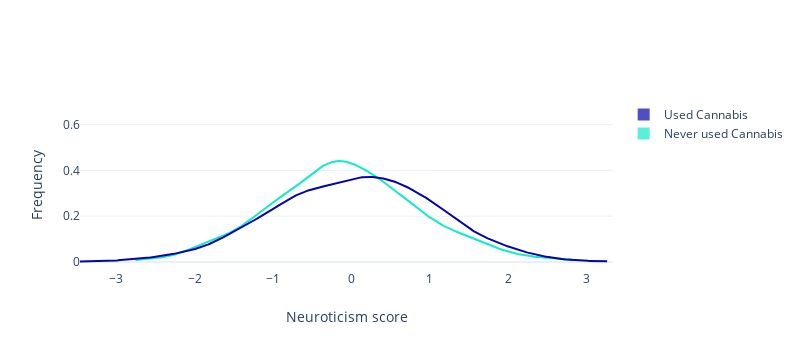
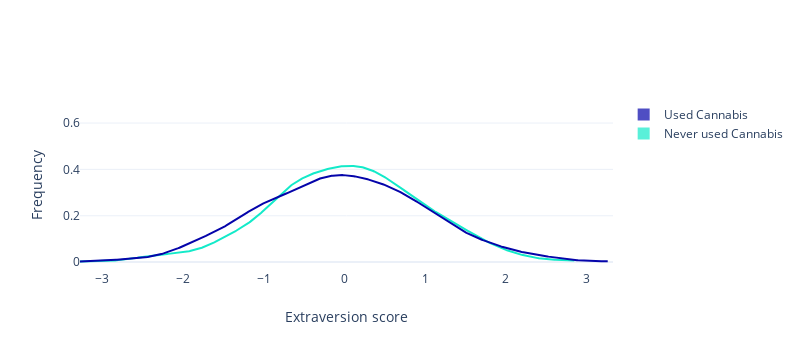
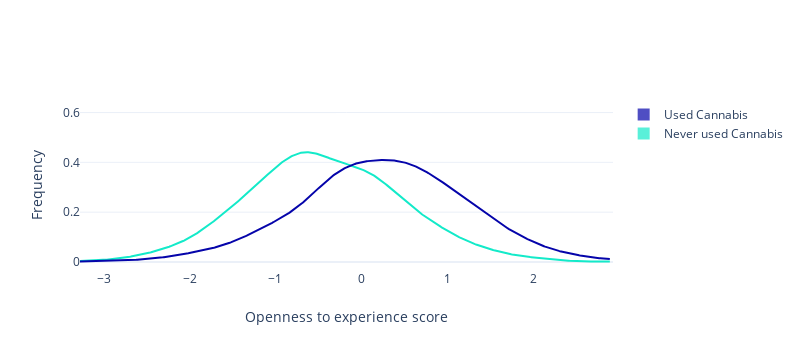
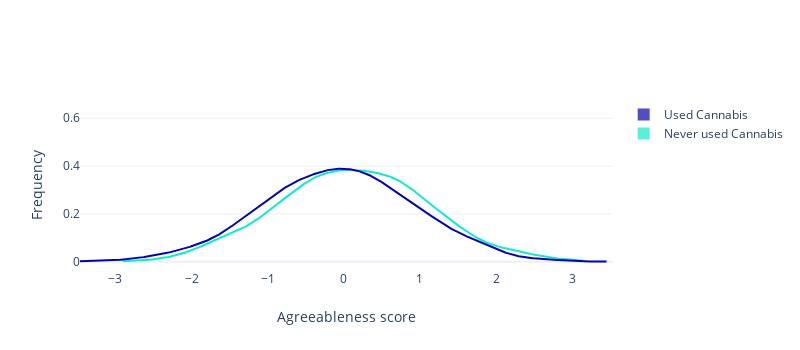

These figures' notebook cell, in order:
### Markdown cell above
It's interesting that all of the most important features are the personality measures and not the demographic measures. I think it's interesting that this connects these abstract measures to a concrete behavior.

### Code cell
import plotly.figure_factory as ff
from plotly.subplots import make_subplots


scores = [['Nscore', 'Neuroticism score'],
              ['Escore', 'Extraversion score'],
              ['Oscore', 'Openness to experience score'],
              ['Ascore','Agreeableness score'],
              ['Cscore','Conscientiousness score'],
              ['ImpulsiveScore', 'Impulsivity score'],
              ['SS', 'Sensation seeking score']]

colors = ['#13eac9', '#0504aa']


for score in scores:
    df_long = df[['ID', 'Cannabis', score[0]]].pivot(columns='Cannabis', values=score[0])
    df_long = df_long[[0,1]].rename(columns={0:'Never used Cannabis', 1:'Used Cannabis'})
    fig = ff.create_distplot([df_long[c].dropna() for c in df_long.columns], 
                             df_long.columns.astype('str'), 
                             bin_size=.2,
                             show_rug=False,
                             colors=colors)   
    fig.update_layout(template="plotly_white", width=800, height =350)
    fig.update_traces(marker={"opacity": 0})
    fig.update_xaxes(title_text = score[1])
    fig.update_yaxes(title_text = 'Frequency')

    fig.show()

### Figure 1 — Plotly figure (JSON) as saved in the notebook; plotly's stock layout.template omitted (floating-point values rounded to 4 significant figures; data arrays with more than 128 entries replaced by an {"elided": "..."} marker saying what was removed)
{"data": [{"autobinx": false, "histnorm": "probability density", "legendgroup": "Never used Cannabis", "marker": {"color": "#13eac9", "opacity": 0}, "name": "Never used Cannabis", "opacity": 0.7, "type": "histogram", "x": {"elided": "679 float values"}, "xaxis": "x", "xbins": {"end": 2.822, "size": 0.2, "start": -2.757}, "yaxis": "y"}, {"autobinx": false, "histnorm": "probability density", "legendgroup": "Used Cannabis", "marker": {"color": "#0504aa", "opacity": 0}, "name": "Used Cannabis", "opacity": 0.7, "type": "histogram", "x": {"elided": "1201 float values"}, "xaxis": "x", "xbins": {"end": 3.274, "size": 0.2, "start": -3.464}, "yaxis": "y"}, {"legendgroup": "Never used Cannabis", "marker": {"color": "#13eac9", "opacity": 0}, "mode": "lines", "name": "Never used Cannabis", "showlegend": false, "type": "scatter", "x": {"elided": "500 float values"}, "xaxis": "x", "y": {"elided": "500 float values"}, "yaxis": "y"}, {"legendgroup": "Used Cannabis", "marker": {"color": "#0504aa", "opacity": 0}, "mode": "lines", "name": "Used Cannabis", "showlegend": false, "type": "scatter", "x": {"elided": "500 float values"}, "xaxis": "x", "y": {"elided": "500 float values"}, "yaxis": "y"}], "layout": {"barmode": "overlay", "height": 350, "hovermode": "closest", "legend": {"traceorder": "reversed"}, "width": 800, "xaxis": {"anchor": "y2", "domain": [0, 1], "title": {"text": "Neuroticism score"}, "zeroline": false}, "yaxis": {"anchor": "free", "domain": [0, 1], "position": 0, "title": {"text": "Frequency"}}}}

### Figure 2 — Plotly figure (JSON) as saved in the notebook; plotly's stock layout.template omitted (floating-point values rounded to 4 significant figures; data arrays with more than 128 entries replaced by an {"elided": "..."} marker saying what was removed)
{"data": [{"autobinx": false, "histnorm": "probability density", "legendgroup": "Never used Cannabis", "marker": {"color": "#13eac9", "opacity": 0}, "name": "Never used Cannabis", "opacity": 0.7, "type": "histogram", "x": {"elided": "679 float values"}, "xaxis": "x", "xbins": {"end": 2.86, "size": 0.2, "start": -3.274}, "yaxis": "y"}, {"autobinx": false, "histnorm": "probability density", "legendgroup": "Used Cannabis", "marker": {"color": "#0504aa", "opacity": 0}, "name": "Used Cannabis", "opacity": 0.7, "type": "histogram", "x": {"elided": "1201 float values"}, "xaxis": "x", "xbins": {"end": 3.274, "size": 0.2, "start": -3.274}, "yaxis": "y"}, {"legendgroup": "Never used Cannabis", "marker": {"color": "#13eac9", "opacity": 0}, "mode": "lines", "name": "Never used Cannabis", "showlegend": false, "type": "scatter", "x": {"elided": "500 float values"}, "xaxis": "x", "y": {"elided": "500 float values"}, "yaxis": "y"}, {"legendgroup": "Used Cannabis", "marker": {"color": "#0504aa", "opacity": 0}, "mode": "lines", "name": "Used Cannabis", "showlegend": false, "type": "scatter", "x": {"elided": "500 float values"}, "xaxis": "x", "y": {"elided": "500 float values"}, "yaxis": "y"}], "layout": {"barmode": "overlay", "height": 350, "hovermode": "closest", "legend": {"traceorder": "reversed"}, "width": 800, "xaxis": {"anchor": "y2", "domain": [0, 1], "title": {"text": "Extraversion score"}, "zeroline": false}, "yaxis": {"anchor": "free", "domain": [0, 1], "position": 0, "title": {"text": "Frequency"}}}}

### Figure 3 — Plotly figure (JSON) as saved in the notebook; plotly's stock layout.template omitted (floating-point values rounded to 4 significant figures; data arrays with more than 128 entries replaced by an {"elided": "..."} marker saying what was removed)
{"data": [{"autobinx": false, "histnorm": "probability density", "legendgroup": "Never used Cannabis", "marker": {"color": "#13eac9", "opacity": 0}, "name": "Never used Cannabis", "opacity": 0.7, "type": "histogram", "x": {"elided": "679 float values"}, "xaxis": "x", "xbins": {"end": 2.902, "size": 0.2, "start": -3.274}, "yaxis": "y"}, {"autobinx": false, "histnorm": "probability density", "legendgroup": "Used Cannabis", "marker": {"color": "#0504aa", "opacity": 0}, "name": "Used Cannabis", "opacity": 0.7, "type": "histogram", "x": {"elided": "1201 float values"}, "xaxis": "x", "xbins": {"end": 2.902, "size": 0.2, "start": -3.274}, "yaxis": "y"}, {"legendgroup": "Never used Cannabis", "marker": {"color": "#13eac9", "opacity": 0}, "mode": "lines", "name": "Never used Cannabis", "showlegend": false, "type": "scatter", "x": {"elided": "500 float values"}, "xaxis": "x", "y": {"elided": "500 float values"}, "yaxis": "y"}, {"legendgroup": "Used Cannabis", "marker": {"color": "#0504aa", "opacity": 0}, "mode": "lines", "name": "Used Cannabis", "showlegend": false, "type": "scatter", "x": {"elided": "500 float values"}, "xaxis": "x", "y": {"elided": "500 float values"}, "yaxis": "y"}], "layout": {"barmode": "overlay", "height": 350, "hovermode": "closest", "legend": {"traceorder": "reversed"}, "width": 800, "xaxis": {"anchor": "y2", "domain": [0, 1], "title": {"text": "Openness to experience score"}, "zeroline": false}, "yaxis": {"anchor": "free", "domain": [0, 1], "position": 0, "title": {"text": "Frequency"}}}}

### Figure 4 — Plotly figure (JSON) as saved in the notebook; plotly's stock layout.template omitted (floating-point values rounded to 4 significant figures; data arrays with more than 128 entries replaced by an {"elided": "..."} marker saying what was removed)
{"data": [{"autobinx": false, "histnorm": "probability density", "legendgroup": "Never used Cannabis", "marker": {"color": "#13eac9", "opacity": 0}, "name": "Never used Cannabis", "opacity": 0.7, "type": "histogram", "x": {"elided": "679 float values"}, "xaxis": "x", "xbins": {"end": 3.157, "size": 0.2, "start": -2.902}, "yaxis": "y"}, {"autobinx": false, "histnorm": "probability density", "legendgroup": "Used Cannabis", "marker": {"color": "#0504aa", "opacity": 0}, "name": "Used Cannabis", "opacity": 0.7, "type": "histogram", "x": {"elided": "1201 float values"}, "xaxis": "x", "xbins": {"end": 3.464, "size": 0.2, "start": -3.464}, "yaxis": "y"}, {"legendgroup": "Never used Cannabis", "marker": {"color": "#13eac9", "opacity": 0}, "mode": "lines", "name": "Never used Cannabis", "showlegend": false, "type": "scatter", "x": {"elided": "500 float values"}, "xaxis": "x", "y": {"elided": "500 float values"}, "yaxis": "y"}, {"legendgroup": "Used Cannabis", "marker": {"color": "#0504aa", "opacity": 0}, "mode": "lines", "name": "Used Cannabis", "showlegend": false, "type": "scatter", "x": {"elided": "500 float values"}, "xaxis": "x", "y": {"elided": "500 float values"}, "yaxis": "y"}], "layout": {"barmode": "overlay", "height": 350, "hovermode": "closest", "legend": {"traceorder": "reversed"}, "width": 800, "xaxis": {"anchor": "y2", "domain": [0, 1], "title": {"text": "Agreeableness score"}, "zeroline": false}, "yaxis": {"anchor": "free", "domain": [0, 1], "position": 0, "title": {"text": "Frequency"}}}}
